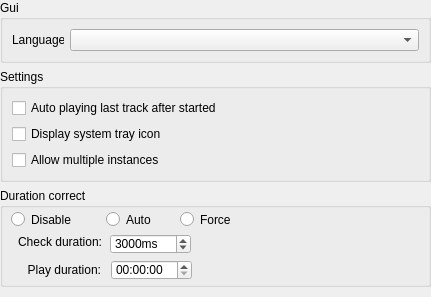
<?xml version="1.0" encoding="UTF-8"?>
<ui version="4.0">
 <class>TOptionGeneral</class>
 <widget class="QWidget" name="TOptionGeneral">
  <property name="geometry">
   <rect>
    <x>0</x>
    <y>0</y>
    <width>431</width>
    <height>297</height>
   </rect>
  </property>
  <property name="windowTitle">
   <string>Form</string>
  </property>
  <layout class="QVBoxLayout" name="verticalLayout_2">
   <property name="leftMargin">
    <number>0</number>
   </property>
   <property name="topMargin">
    <number>0</number>
   </property>
   <property name="rightMargin">
    <number>0</number>
   </property>
   <property name="bottomMargin">
    <number>0</number>
   </property>
   <item>
    <widget class="QGroupBox" name="groupBox_2">
     <property name="title">
      <string>Gui</string>
     </property>
     <layout class="QHBoxLayout" name="horizontalLayout">
      <item>
       <widget class="QLabel" name="label_2">
        <property name="maximumSize">
         <size>
          <width>52</width>
          <height>20</height>
         </size>
        </property>
        <property name="text">
         <string>Language:</string>
        </property>
       </widget>
      </item>
      <item>
       <widget class="QComboBox" name="cmbLanguage"/>
      </item>
     </layout>
    </widget>
   </item>
   <item>
    <widget class="QGroupBox" name="groupBox_3">
     <property name="title">
      <string>Settings</string>
     </property>
     <layout class="QVBoxLayout" name="verticalLayout">
      <item>
       <widget class="QCheckBox" name="ckbAutoPlay">
        <property name="text">
         <string>Auto playing last track after started</string>
        </property>
       </widget>
      </item>
      <item>
       <widget class="QCheckBox" name="ckbTrayIcon">
        <property name="text">
         <string>Display system tray icon</string>
        </property>
       </widget>
      </item>
      <item>
       <widget class="QCheckBox" name="ckbMultiInstance">
        <property name="text">
         <string>Allow multiple instances</string>
        </property>
       </widget>
      </item>
     </layout>
    </widget>
   </item>
   <item>
    <widget class="QGroupBox" name="groupBox">
     <property name="minimumSize">
      <size>
       <width>0</width>
       <height>99</height>
      </size>
     </property>
     <property name="title">
      <string>Duration correct</string>
     </property>
     <widget class="QRadioButton" name="rbAuto">
      <property name="geometry">
       <rect>
        <x>106</x>
        <y>23</y>
        <width>47</width>
        <height>17</height>
       </rect>
      </property>
      <property name="text">
       <string>Auto</string>
      </property>
      <attribute name="buttonGroup">
       <string notr="true">buttonGroup</string>
      </attribute>
     </widget>
     <widget class="QRadioButton" name="rbForce">
      <property name="geometry">
       <rect>
        <x>180</x>
        <y>23</y>
        <width>53</width>
        <height>17</height>
       </rect>
      </property>
      <property name="text">
       <string>Force</string>
      </property>
      <attribute name="buttonGroup">
       <string notr="true">buttonGroup</string>
      </attribute>
     </widget>
     <widget class="QRadioButton" name="rbDisable">
      <property name="geometry">
       <rect>
        <x>11</x>
        <y>23</y>
        <width>65</width>
        <height>17</height>
       </rect>
      </property>
      <property name="text">
       <string>Disable</string>
      </property>
      <attribute name="buttonGroup">
       <string notr="true">buttonGroup</string>
      </attribute>
     </widget>
     <widget class="QSpinBox" name="sbCheckDuration">
      <property name="geometry">
       <rect>
        <x>110</x>
        <y>46</y>
        <width>81</width>
        <height>20</height>
       </rect>
      </property>
      <property name="suffix">
       <string>ms</string>
      </property>
      <property name="minimum">
       <number>1000</number>
      </property>
      <property name="maximum">
       <number>60000</number>
      </property>
      <property name="singleStep">
       <number>1000</number>
      </property>
      <property name="value">
       <number>3000</number>
      </property>
     </widget>
     <widget class="QLabel" name="label_3">
      <property name="geometry">
       <rect>
        <x>11</x>
        <y>46</y>
        <width>91</width>
        <height>16</height>
       </rect>
      </property>
      <property name="text">
       <string>Check duration:</string>
      </property>
      <property name="alignment">
       <set>Qt::AlignRight|Qt::AlignTrailing|Qt::AlignVCenter</set>
      </property>
     </widget>
     <widget class="QTimeEdit" name="tePlayDuration">
      <property name="geometry">
       <rect>
        <x>111</x>
        <y>72</y>
        <width>81</width>
        <height>20</height>
       </rect>
      </property>
      <property name="displayFormat">
       <string notr="true">HH:mm:ss</string>
      </property>
     </widget>
     <widget class="QLabel" name="label">
      <property name="geometry">
       <rect>
        <x>10</x>
        <y>72</y>
        <width>91</width>
        <height>20</height>
       </rect>
      </property>
      <property name="text">
       <string>Play duration:</string>
      </property>
      <property name="alignment">
       <set>Qt::AlignRight|Qt::AlignTrailing|Qt::AlignVCenter</set>
      </property>
     </widget>
    </widget>
   </item>
   <item>
    <spacer name="verticalSpacer">
     <property name="orientation">
      <enum>Qt::Vertical</enum>
     </property>
     <property name="sizeHint" stdset="0">
      <size>
       <width>20</width>
       <height>40</height>
      </size>
     </property>
    </spacer>
   </item>
  </layout>
 </widget>
 <resources/>
 <connections/>
 <buttongroups>
  <buttongroup name="buttonGroup"/>
 </buttongroups>
</ui>
